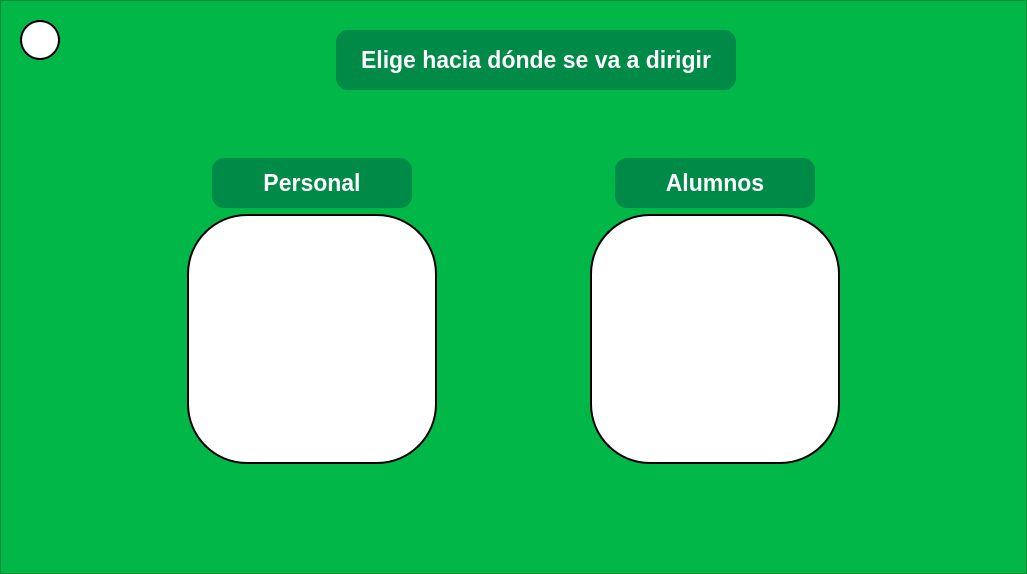
<?xml version="1.0" encoding="UTF-8"?>
<ui version="4.0">
 <class>PantallaDeOpeciones</class>
 <widget class="QWidget" name="PantallaDeOpeciones">
  <property name="geometry">
   <rect>
    <x>0</x>
    <y>0</y>
    <width>1027</width>
    <height>574</height>
   </rect>
  </property>
  <property name="windowTitle">
   <string>Form</string>
  </property>
  <property name="styleSheet">
   <string notr="true">QWidget{
background-color: rgb(0, 183, 72);
	alternate-background-color: rgb(0, 183, 72);

}</string>
  </property>
  <layout class="QVBoxLayout" name="verticalLayout">
   <property name="spacing">
    <number>20</number>
   </property>
   <property name="leftMargin">
    <number>0</number>
   </property>
   <property name="topMargin">
    <number>0</number>
   </property>
   <property name="rightMargin">
    <number>0</number>
   </property>
   <property name="bottomMargin">
    <number>0</number>
   </property>
   <item>
    <widget class="QFrame" name="espacio_principal">
     <property name="sizePolicy">
      <sizepolicy hsizetype="Preferred" vsizetype="Preferred">
       <horstretch>0</horstretch>
       <verstretch>0</verstretch>
      </sizepolicy>
     </property>
     <property name="minimumSize">
      <size>
       <width>0</width>
       <height>0</height>
      </size>
     </property>
     <property name="styleSheet">
      <string notr="true">QFrame{

 background: qlineargradient(
        x1:0, y1:0, x2:1, y2:1,
        stop:0 #3fea87, stop:1 #00770e)

}</string>
     </property>
     <property name="frameShape">
      <enum>QFrame::StyledPanel</enum>
     </property>
     <property name="frameShadow">
      <enum>QFrame::Raised</enum>
     </property>
     <layout class="QVBoxLayout" name="verticalLayout_4">
      <property name="spacing">
       <number>30</number>
      </property>
      <item>
       <widget class="QFrame" name="espacio_para_titulo_y_boton">
        <property name="maximumSize">
         <size>
          <width>16777215</width>
          <height>100</height>
         </size>
        </property>
        <property name="styleSheet">
         <string notr="true">background:transparent;</string>
        </property>
        <property name="frameShape">
         <enum>QFrame::StyledPanel</enum>
        </property>
        <property name="frameShadow">
         <enum>QFrame::Raised</enum>
        </property>
        <layout class="QHBoxLayout" name="horizontalLayout_2">
         <item>
          <widget class="QFrame" name="espacio_para_boton_de_regreso">
           <property name="maximumSize">
            <size>
             <width>40</width>
             <height>16777215</height>
            </size>
           </property>
           <property name="frameShape">
            <enum>QFrame::StyledPanel</enum>
           </property>
           <property name="frameShadow">
            <enum>QFrame::Raised</enum>
           </property>
           <widget class="QPushButton" name="boton_de_regreso">
            <property name="geometry">
             <rect>
              <x>0</x>
              <y>0</y>
              <width>40</width>
              <height>40</height>
             </rect>
            </property>
            <property name="minimumSize">
             <size>
              <width>40</width>
              <height>40</height>
             </size>
            </property>
            <property name="maximumSize">
             <size>
              <width>40</width>
              <height>40</height>
             </size>
            </property>
            <property name="cursor">
             <cursorShape>PointingHandCursor</cursorShape>
            </property>
            <property name="styleSheet">
             <string notr="true">QPushButton{

	background-color: rgb(255, 255, 255);
	border-radius: 20px ;
	border:2px solid;

}

QPushButton:hover{

	background-color: rgb(199, 199, 199)
}</string>
            </property>
            <property name="text">
             <string/>
            </property>
            <property name="icon">
             <iconset>
              <normaloff>../recursos_de_imagenes/iconos_de_interfaz/flecha_izquierda_2.png</normaloff>../recursos_de_imagenes/iconos_de_interfaz/flecha_izquierda_2.png</iconset>
            </property>
            <property name="iconSize">
             <size>
              <width>30</width>
              <height>30</height>
             </size>
            </property>
           </widget>
          </widget>
         </item>
         <item alignment="Qt::AlignHCenter">
          <widget class="QLabel" name="titulo_de_las_opciones">
           <property name="sizePolicy">
            <sizepolicy hsizetype="Fixed" vsizetype="Fixed">
             <horstretch>0</horstretch>
             <verstretch>0</verstretch>
            </sizepolicy>
           </property>
           <property name="minimumSize">
            <size>
             <width>400</width>
             <height>60</height>
            </size>
           </property>
           <property name="font">
            <font>
             <family>Arial</family>
             <pointsize>17</pointsize>
             <weight>75</weight>
             <bold>true</bold>
            </font>
           </property>
           <property name="styleSheet">
            <string notr="true">QLabel{
	
	background-color: rgb(0, 138, 71);
	color: rgb(255, 255, 255);
	border-radius:12px;

}</string>
           </property>
           <property name="text">
            <string>Elige hacia dónde se va a dirigir</string>
           </property>
           <property name="alignment">
            <set>Qt::AlignCenter</set>
           </property>
          </widget>
         </item>
        </layout>
       </widget>
      </item>
      <item>
       <widget class="QFrame" name="espacio_opciones">
        <property name="styleSheet">
         <string notr="true">background:transparent;</string>
        </property>
        <layout class="QHBoxLayout" name="horizontalLayout">
         <property name="spacing">
          <number>0</number>
         </property>
         <property name="leftMargin">
          <number>100</number>
         </property>
         <property name="rightMargin">
          <number>100</number>
         </property>
         <item alignment="Qt::AlignHCenter">
          <widget class="QFrame" name="espacio_opcion_personal">
           <property name="sizePolicy">
            <sizepolicy hsizetype="Preferred" vsizetype="Preferred">
             <horstretch>10</horstretch>
             <verstretch>0</verstretch>
            </sizepolicy>
           </property>
           <property name="styleSheet">
            <string notr="true">background:transparent;</string>
           </property>
           <layout class="QVBoxLayout" name="verticalLayout_3">
            <item alignment="Qt::AlignHCenter">
             <widget class="QPushButton" name="boton_opcion_personal">
              <property name="minimumSize">
               <size>
                <width>200</width>
                <height>50</height>
               </size>
              </property>
              <property name="maximumSize">
               <size>
                <width>200</width>
                <height>50</height>
               </size>
              </property>
              <property name="font">
               <font>
                <family>Arial</family>
                <pointsize>17</pointsize>
                <weight>75</weight>
                <bold>true</bold>
               </font>
              </property>
              <property name="cursor">
               <cursorShape>PointingHandCursor</cursorShape>
              </property>
              <property name="styleSheet">
               <string notr="true">QPushButton{

	background-color:rgb(0, 138, 71);
	color: rgb(255, 255, 255);
	border-radius:12px;

}

QPushButton:hover{

	
	background-color: rgb(0, 56, 10);

}</string>
              </property>
              <property name="text">
               <string>Personal</string>
              </property>
             </widget>
            </item>
            <item alignment="Qt::AlignHCenter|Qt::AlignTop">
             <widget class="QLabel" name="imagen_personal">
              <property name="minimumSize">
               <size>
                <width>250</width>
                <height>250</height>
               </size>
              </property>
              <property name="maximumSize">
               <size>
                <width>200</width>
                <height>200</height>
               </size>
              </property>
              <property name="styleSheet">
               <string notr="true">QLabel{

	background-color: rgb(255, 255, 255);
	border:2px solid black;
	border-radius:60px;

}</string>
              </property>
              <property name="text">
               <string/>
              </property>
              <property name="pixmap">
               <pixmap>../recursos_de_imagenes/foto_personal.png</pixmap>
              </property>
              <property name="scaledContents">
               <bool>true</bool>
              </property>
             </widget>
            </item>
           </layout>
          </widget>
         </item>
         <item alignment="Qt::AlignHCenter">
          <widget class="QFrame" name="espacio_opcion_alumnos">
           <property name="sizePolicy">
            <sizepolicy hsizetype="Preferred" vsizetype="Preferred">
             <horstretch>10</horstretch>
             <verstretch>0</verstretch>
            </sizepolicy>
           </property>
           <property name="styleSheet">
            <string notr="true">background:transparent;</string>
           </property>
           <property name="frameShape">
            <enum>QFrame::NoFrame</enum>
           </property>
           <property name="frameShadow">
            <enum>QFrame::Plain</enum>
           </property>
           <layout class="QVBoxLayout" name="verticalLayout_2">
            <item alignment="Qt::AlignHCenter">
             <widget class="QPushButton" name="boton_opcion_alumno">
              <property name="minimumSize">
               <size>
                <width>200</width>
                <height>50</height>
               </size>
              </property>
              <property name="maximumSize">
               <size>
                <width>200</width>
                <height>50</height>
               </size>
              </property>
              <property name="font">
               <font>
                <family>Arial</family>
                <pointsize>17</pointsize>
                <weight>75</weight>
                <bold>true</bold>
               </font>
              </property>
              <property name="cursor">
               <cursorShape>PointingHandCursor</cursorShape>
              </property>
              <property name="styleSheet">
               <string notr="true">QPushButton{

	background-color:rgb(0, 138, 71);
	color: rgb(255, 255, 255);
	border-radius:12px;

}

QPushButton:hover{

	
	background-color: rgb(0, 56, 10);

}</string>
              </property>
              <property name="text">
               <string>Alumnos</string>
              </property>
             </widget>
            </item>
            <item alignment="Qt::AlignHCenter|Qt::AlignTop">
             <widget class="QLabel" name="imagen_alumno">
              <property name="minimumSize">
               <size>
                <width>250</width>
                <height>250</height>
               </size>
              </property>
              <property name="maximumSize">
               <size>
                <width>200</width>
                <height>200</height>
               </size>
              </property>
              <property name="styleSheet">
               <string notr="true">QLabel{

	background-color: rgb(255, 255, 255);
	border:2px solid black;
	border-radius:60px;

}</string>
              </property>
              <property name="text">
               <string/>
              </property>
              <property name="pixmap">
               <pixmap>../recursos_de_imagenes/foto_alumnos.png</pixmap>
              </property>
              <property name="scaledContents">
               <bool>true</bool>
              </property>
             </widget>
            </item>
           </layout>
          </widget>
         </item>
        </layout>
       </widget>
      </item>
     </layout>
    </widget>
   </item>
  </layout>
 </widget>
 <resources/>
 <connections/>
</ui>
